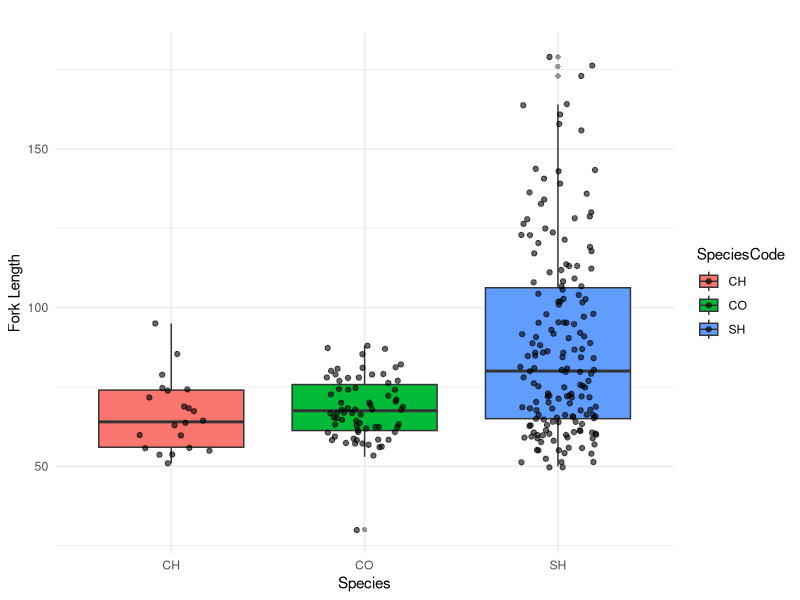
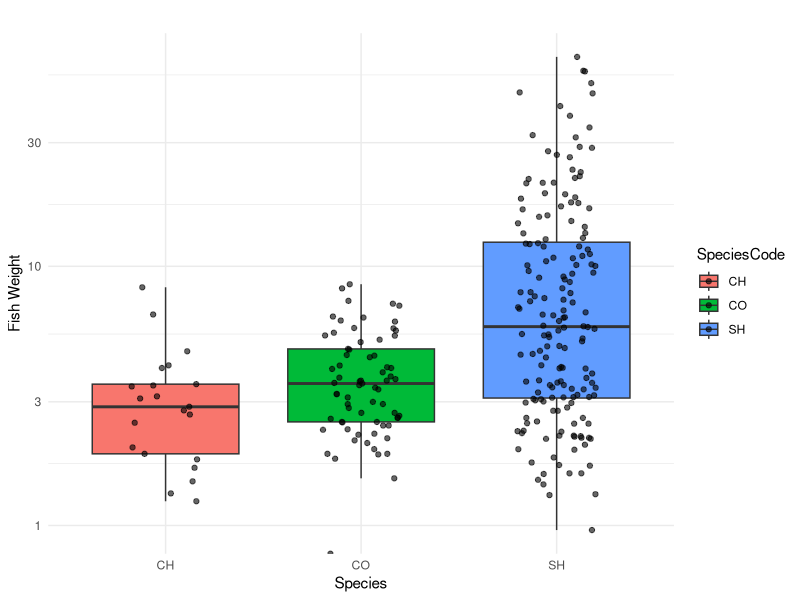
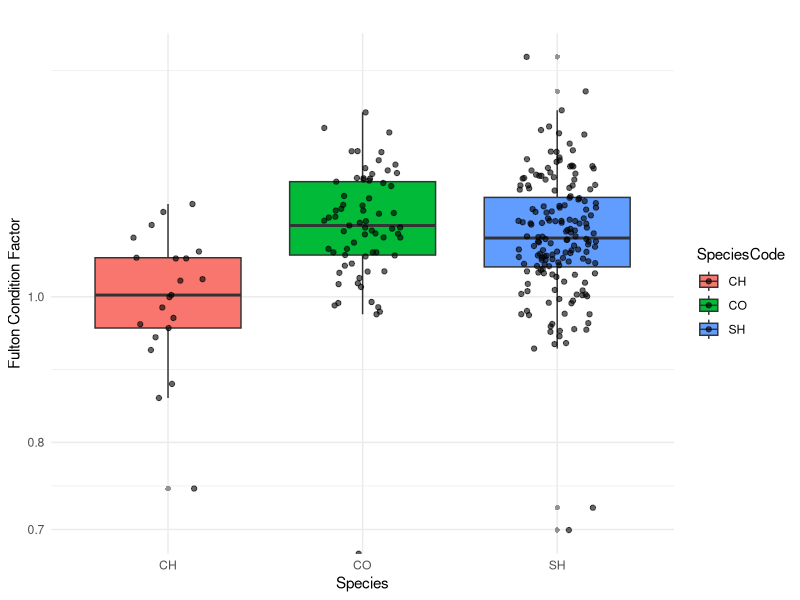
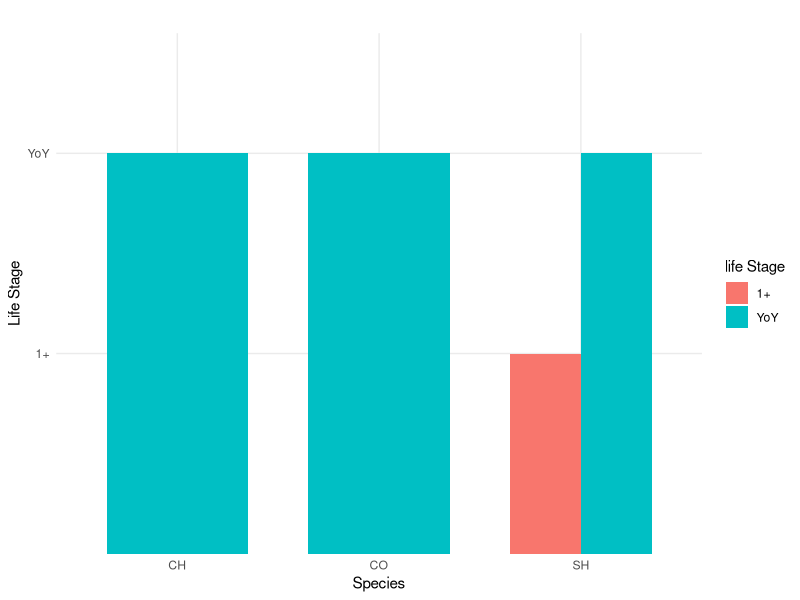
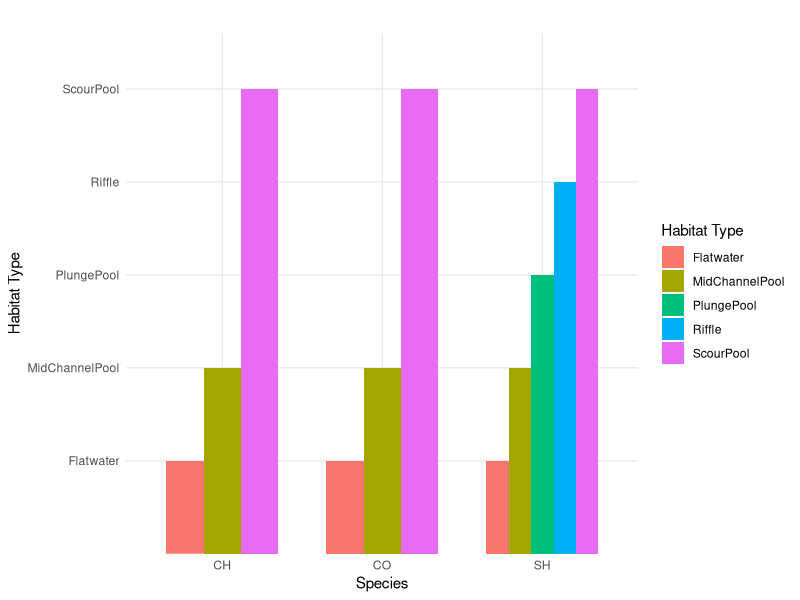
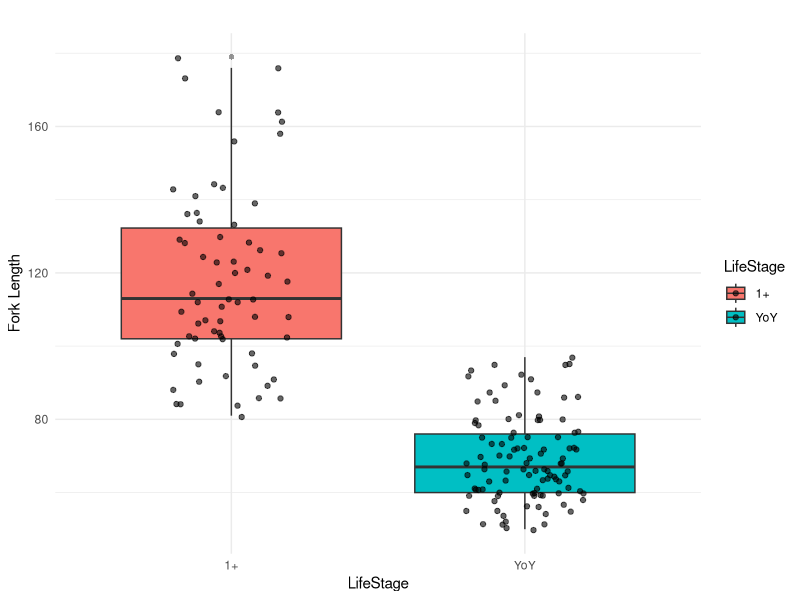
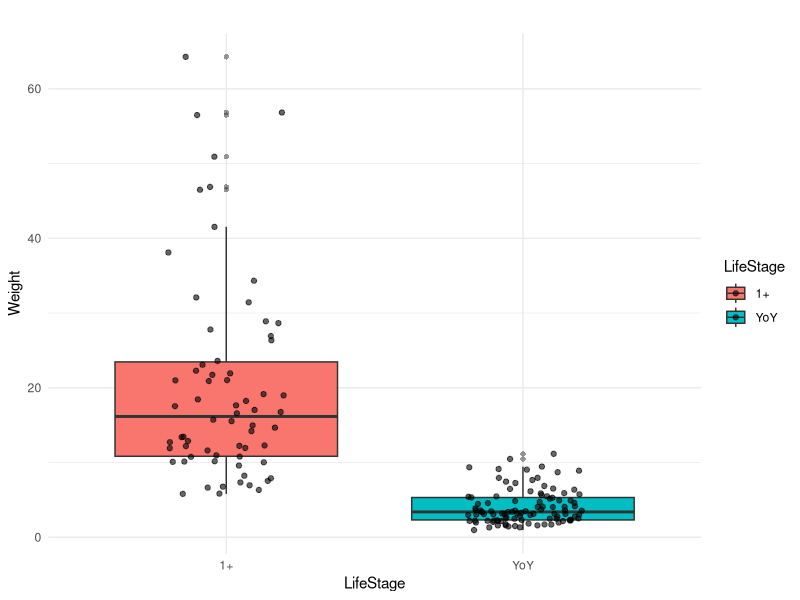
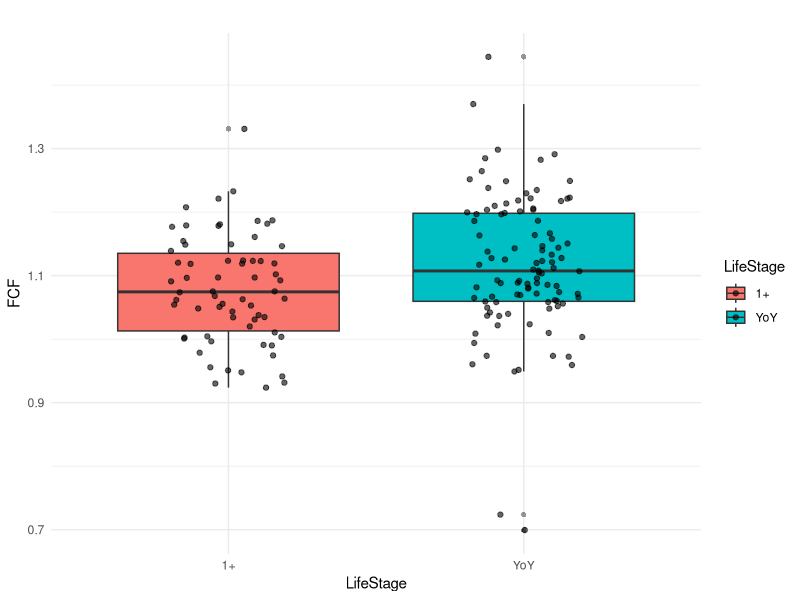

The R source for these figures, in order:
library(ggplot2)

#importing datasets 
library(readxl)
DietData <- read_excel("Data/DietData.xlsx")
View(DietData)
DietData_env <- read_excel("Data/DietData_env.xlsx")
View(DietData_env)

#EDA 
#Species X Body characteristics Box plots 
library(ggplot2)
#fork length = SH have significantly longer and more variable Fork legths 
ggplot(DietData_env, aes(x= SpeciesCode, y= ForkLength, fill= SpeciesCode))+
  geom_boxplot(outlier.shape = 16, outlier.alpha = 0.5) +
  geom_jitter(width = 0.2, alpha = 0.6, color = "black") +
    theme_minimal()+
    labs(title= "", 
         x= "Species",
         y="Fork Length"
    )
# Fish weight = SH are bigger with more variability 
ggplot(DietData_env, aes(x= SpeciesCode, y= FishWeight, fill= SpeciesCode))+
  geom_boxplot(outlier.shape = 16, outlier.alpha = 0.5) +
  geom_jitter(width = 0.2, alpha = 0.6, color = "black") +
  scale_y_log10() +
  theme_minimal()+
  labs(title= "", 
       x= "Species",
       y="Fish Weight"
  )
#Fulton Condition Factor = CH less , similar distributions 
ggplot(DietData_env, aes(x= SpeciesCode, y= FultonConditionFactor, fill= SpeciesCode))+
  geom_boxplot(outlier.shape = 16, outlier.alpha = 0.5) +
  geom_jitter(width = 0.2, alpha = 0.6, color = "black") +
  scale_y_log10() +
  theme_minimal()+
  labs(title= "", 
       x= "Species",
       y="Fulton Condition Factor"
  )

#Species x Life Stage = only SH Show 1+ life stage.. girl they are dominating ** how to get amount in each categroy into these? 
ggplot(DietData_env, aes(x= SpeciesCode, y= LifeStage, fill= LifeStage))+
  geom_col(position = "dodge", width = 0.7) +
  labs(title = "", 
       x= "Species",
       y= "Life Stage",
       fill= "life Stage" )+
  theme_minimal()

#Species x Habitat type= SH in Plunge Pool and Riffle as well, where others are in same 3 ** how to get amount in each categroy into these? 
ggplot(DietData_env, aes(x= SpeciesCode, y= HabitatType, fill= HabitatType))+
  geom_col(position = "dodge", width = 0.7) +
  labs(title = "", 
       x= "Species",
       y= "Habitat Type",
       fill= "Habitat Type" )+
  theme_minimal()

#EDA within each species 
# life stage x fork legth = older are bigger 
glayer1 <- subset(DietData_env, SpeciesCode == "SH")
ggplot(data= glayer1, aes(x= LifeStage, y= ForkLength, fill= LifeStage))+
  geom_boxplot(outlier.shape = 16, outlier.alpha = 0.5) +
  geom_jitter(width = 0.2, alpha = 0.6, color = "black") +
  theme_minimal()+
  labs(title= "", 
       x= "LifeStage",
       y="Fork Length"
  )
#life stage x weight  
glayer1 <- subset(DietData_env, SpeciesCode == "SH")
ggplot(data= glayer1, aes(x= LifeStage, y= FishWeight, fill= LifeStage))+
  geom_boxplot(outlier.shape = 16, outlier.alpha = 0.5) +
  geom_jitter(width = 0.2, alpha = 0.6, color = "black") +
  theme_minimal()+
  labs(title= "", 
       x= "LifeStage",
       y="Weight"
  )
#life stage x fulton condition factor === SH fishes slim out with maturity 
glayer1 <- subset(DietData_env, SpeciesCode == "SH")
ggplot(data= glayer1, aes(x= LifeStage, y= FultonConditionFactor, fill= LifeStage))+
  geom_boxplot(outlier.shape = 16, outlier.alpha = 0.5) +
  geom_jitter(width = 0.2, alpha = 0.6, color = "black") +
  theme_minimal()+
  labs(title= "", 
       x= "LifeStage",
       y="FCF"
  )
#life stage x habitat type = all stages in all habitats for SH
glayer1 <- subset(DietData_env, SpeciesCode == "SH")
ggplot(data= glayer1, aes(x= LifeStage, y= HabitatType, fill = HabitatType)) + 
  geom_col(position = "dodge", width = 0.7) +
  labs(title = "", 
       x= "Species",
       y= "Life Stage",
       fill= "life Stage" )+
  theme_minimal()
#life stage x habitat type for CO 


#Species diet comparisons.. getting tricky 
#LETS GOOOO NMDS ** not quite there... is it that there is not enough defintition between diets? 
library(vegan)
library(readxl)
library(tidyverse)
library(ggrepel)
set.seed(451)
DietData_m <-as.matrix(DietData)
View(DietData_m)
NMDS2 <- metaMDS(DietData_m, distance= "bray", k=2, try=20)
stressplot(NMDS2)
NMDS_point <- as_tibble(NMDS2$points)
NMDS_full <- cbind(DietData_env, NMDS_point)
Prey_points <- NMDS2$species %>% as.data.frame() %>%
  rownames_to_column(var = 'Prey')
View(Prey_points)
#makes the plot 
p.NMS_plot <- ggplot()+
  geom_jitter(data= NMDS_full, aes(x= MDS1, y= MDS2,
                                   color= SpeciesCode, 
                                   fill= SpeciesCode),
              size= 3, width = 0.3, height = 0.3)+
  stat_ellipse(data = NMDS_full, aes(x= MDS1, y= MDS2,
                                     color= SpeciesCode,
                                     fill= SpeciesCode),
               geom= "polygon",
               level= 0.8, alpha= 0.3)+
  geom_text_repel(data= Prey_points, aes(x= MDS1, y= MDS2,
                                     label= Prey), color ="black", family= "Helvetica")+
  labs(title = "")+
  theme_bw()
p.NMS_plot

#------------------------------------------------------------------------------------------
# Diet Compositions between years and species

# Download data
DietData <- read_excel("Data/DietData.xlsx")
DietData_env <- read_excel("Data/DietData_env.xlsx")

# Filter out unwanted stomach materials
DietData_filtered <- DietData %>%
  select(Decapoda, Ephemeroptera, Diptera, Plecoptera, Psocodea, Hymenoptera, Trichoptera, Araneae, Coleoptera,
         Gastropoda_snail, Isopoda, Megaloptera, Littorinimorpha, Hemiptera, Lepidoptera, Odonata, Oligochaeta, Bivalvia)

# Find total count of prey items per observation and create percentage data frame
TotalCountList <- rowSums(DietData_filtered)
DietDataPercent <- DietData_filtered / TotalCountList

# Remodel DietData and join with DietData_env
SampleID <- DietData_env$SampleID
DietDataPercent <- cbind(DietDataPercent, SampleID)

DietData_env$SampleID <- as.character(DietData_env$SampleID)
DietData_env$SampleID[103] <- "148.10"

# Combine environmental with diet datasets by sampleID
DietDataComb <- DietData_env %>%
  left_join(DietDataPercent, by = "SampleID")

# Convert dataframe into longer with individual rows for each prey observation per sampleID
DietDataCombLonger <- pivot_longer(DietDataComb, cols = 27:44, names_to = "PreyTaxa", values_to = "Percentage")

# Make separate data set for each year
DietDataCombLonger_2020 <- DietDataCombLonger %>% filter(FieldSeason == 2020)
DietDataCombLonger_2022 <- DietDataCombLonger %>% filter(FieldSeason == 2022)

# Calculate average diet composition by species for each year
AverageDiet_2020 <- DietDataCombLonger_2020 %>%
  group_by(SpeciesCode, PreyTaxa) %>%
  summarise(MeanPercentage = mean(Percentage, na.rm = TRUE),
            .groups = "drop")

AverageDiet_2022 <- DietDataCombLonger_2022 %>%
  group_by(SpeciesCode, PreyTaxa) %>%
  summarise(MeanPercentage = mean(Percentage, na.rm = TRUE),
            .groups = "drop")

# Graph 2020
ggplot(AverageDiet_2020, aes(x = SpeciesCode, y = MeanPercentage, fill = PreyTaxa)) +
  geom_bar(stat = "identity") +
  labs(title = "Percent Diet Compositions 2020",
       x = "Salmonid Species",
       y = "Percentage") +
  theme_minimal()

# Graph 2022
ggplot(AverageDiet_2022, aes(x = SpeciesCode, y = MeanPercentage, fill = PreyTaxa)) +
  geom_bar(stat = "identity") +
  labs(title = "Percent Diet Compositions 2022",
       x = "Salmonid Species",
       y = "Percentage") +
  theme_minimal()
